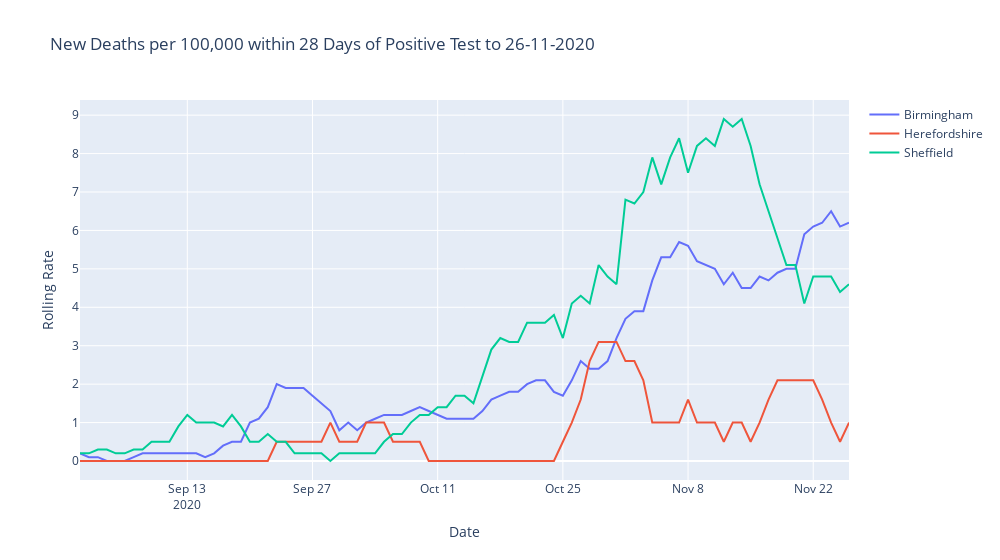

Here is the notebook cell this chart was saved with:
### Code cell
# restrict local authority data to second wave
second_wave_locauth_list = []
for df in locauth_list:
    second_wave_locauth_list.append(second_wave(df))

# plot local authority second wave data
graph_title = 'New Deaths per 100,000 within 28 Days of Positive Test to ' + max_nations_date
col_name = 'newDeaths28DaysByDeathDateRollingRate'
y_label = 'Rolling Rate'
plot_graph( second_wave_locauth_list, locauth_labels, graph_title, col_name, y_label)
